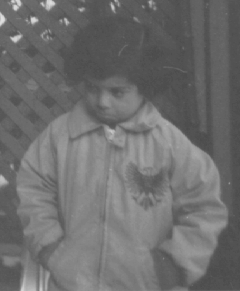
#> input picture sample_Images/pout.tif, 240 x 291 px
$ python 4_3_histogram.py
#> lines starting #> are read from the running program, lines starting #| are printed output that depends on the picture
from skimage import io
import matplotlib.pyplot as plt

plt.figure(figsize=(11, 5))
plt.subplot(1, 5, (1, 2))
img = io.imread('sample_Images/pout.tif')
#> img is the input picture: shape (291, 240); min 74, max 224, mean 110.3
plt.title('original')
io.imshow(img)

plt.subplot(1, 5, (3, 5))
plt.hist(img.flatten(), bins=256, range=(0, 256))
plt.title('histogram')
plt.tight_layout()
io.show()
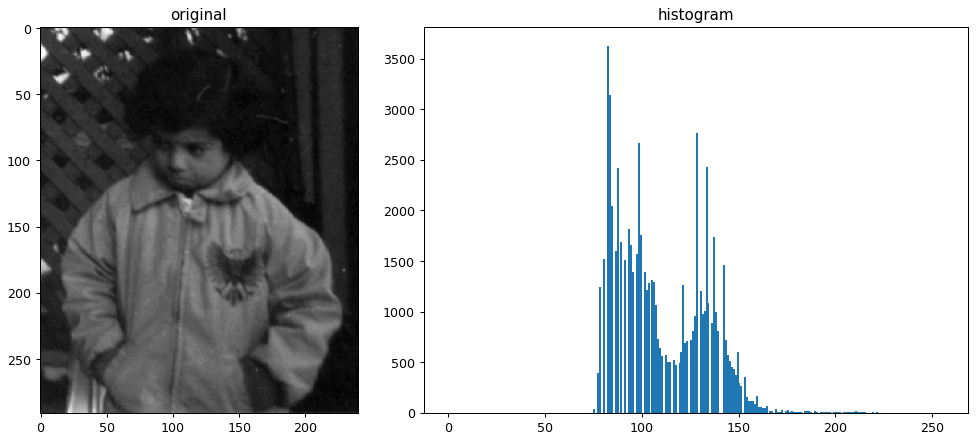
#> figure drawn by matplotlib, 2 panels; panel 2: tallest bar 3628 high, from x = 82 to 83

$ run again, with sample_Images/bacteria.tif copied over sample_Images/pout.tif
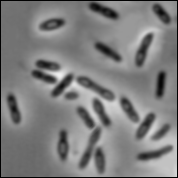
#> input picture sample_Images/bacteria.tif, 178 x 178 px
#> img is the input picture: shape (178, 178); min 0, max 239, mean 125.8
#> `io.show()`:
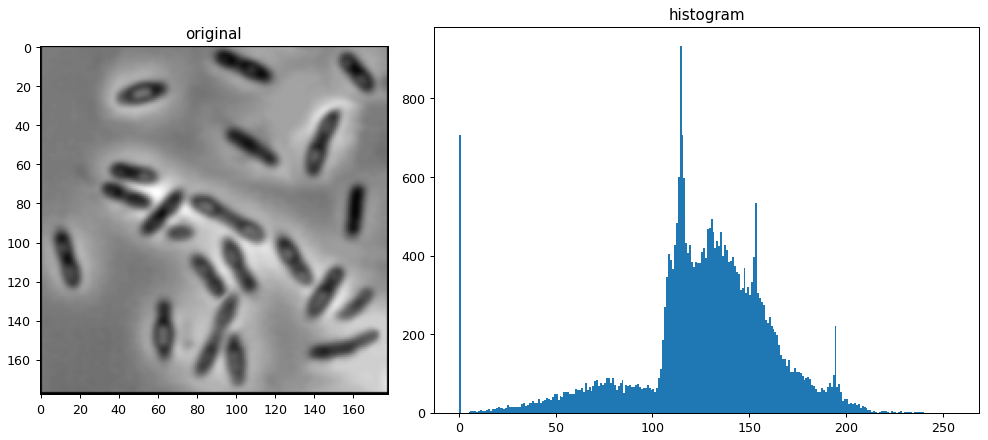
#> figure drawn by matplotlib, 2 panels; panel 2: tallest bar 934 high, from x = 114 to 115

$ run again, with sample_Images/blocks.tif copied over sample_Images/pout.tif
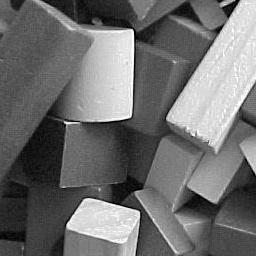
#> input picture sample_Images/blocks.tif, 256 x 256 px
#> img is the input picture: shape (256, 256); min 0, max 255, mean 110.3
#> `io.show()`:
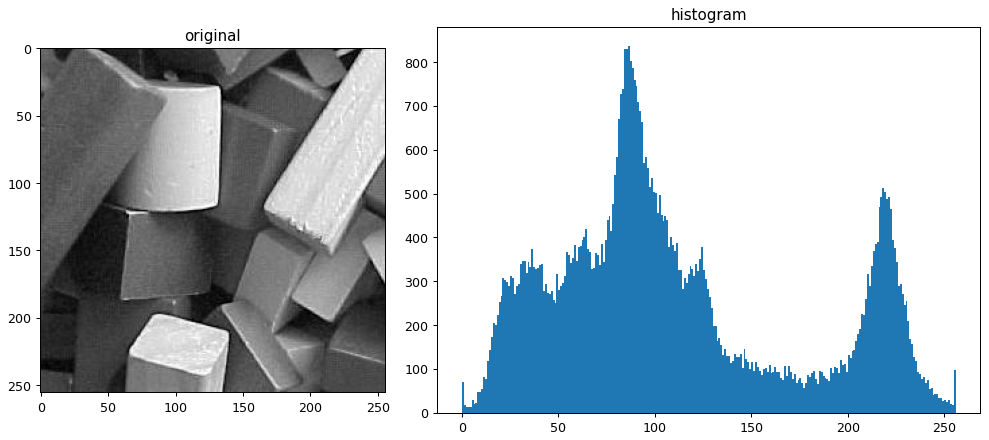
#> figure drawn by matplotlib, 2 panels; panel 2: tallest bar 837 high, from x = 86 to 87
